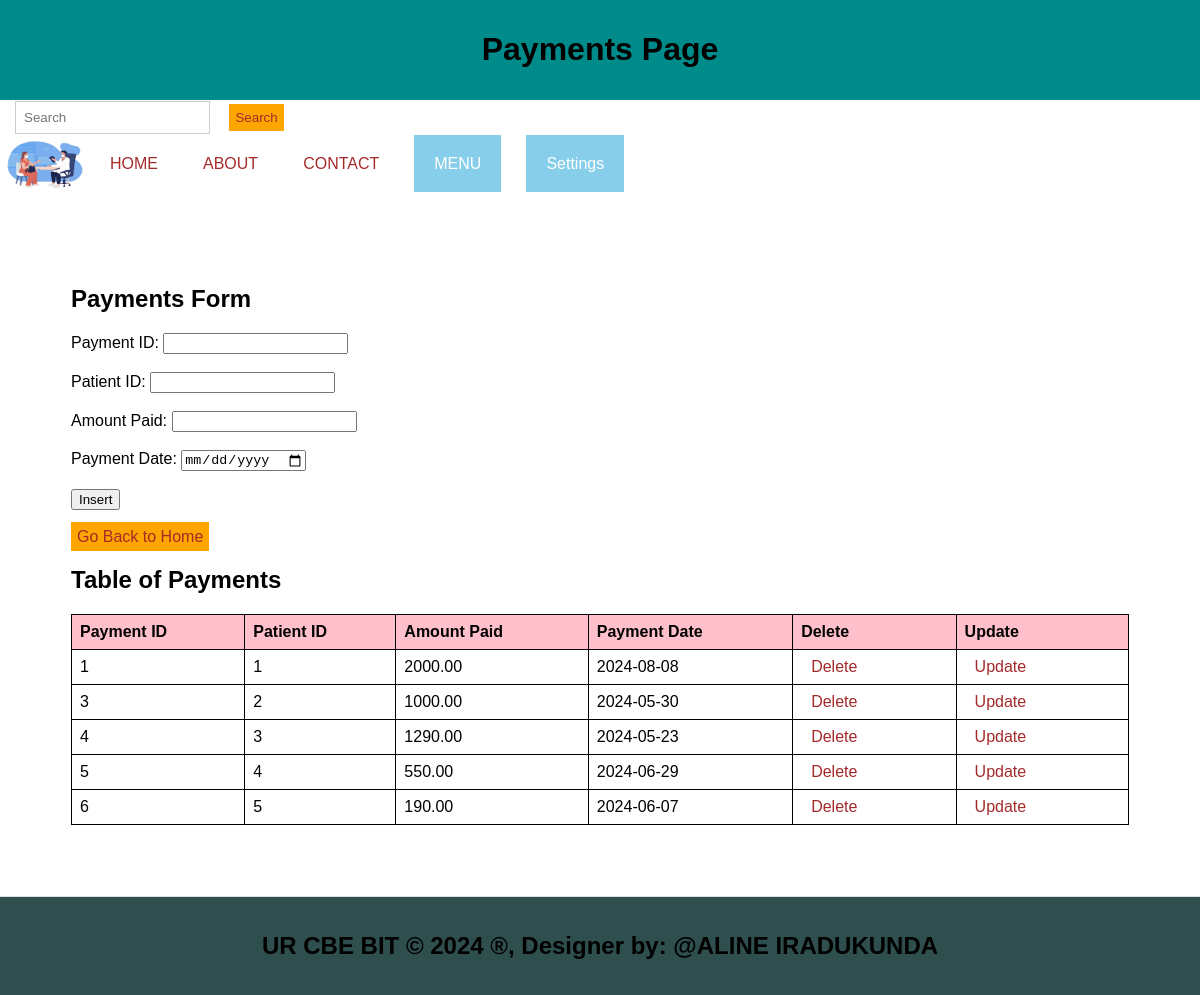
/Payment.php, run on the app's committed database.
### tables this page shows
CREATE TABLE `payments` (
  `payment_id` int(11) NOT NULL,
  `patient_id` int(11) DEFAULT NULL,
  `amount_paid` decimal(10,2) DEFAULT NULL,
  `payment_date` date DEFAULT NULL
);

### Payment.php (the view, shortened to what this page needs)
<!DOCTYPE html>
<html lang="en">
<head>
  <link rel="stylesheet" type="text/css" href="style.css" title="style 1" media="screen, tv, projection, handheld, print"/>
</head>
<body>
<header><center>
    <h1>Payments Page</h1></center>
  </header>
  <form class="d-flex" role="search" action="search.php">
      <input class="form-control me-2" type="search" placeholder="Search" aria-label="Search" name="query">
      <button class="btn btn-outline-success" type="submit">Search</button>
    </form>
  <ul>
    <li><img src="./Images/app.jpg" width="90" height="60" alt="Logo"></li>
    <li><a href="./home.html">HOME</a></li>
    <li><a href="./about.html">ABOUT</a></li>
    <li><a href="./contact.html">CONTACT</a></li>
    <li class="dropdown">
      <a href="#" style="padding: 20px; color: white; background-color: skyblue; text-decoration: none;">MENU</a>
    </li>
    <li class="dropdown">
      <a href="#" style="padding: 20px; color: white; background-color: skyblue; text-decoration: none;">Settings</a>
    </li>
  </ul>
<section>
  <h1>Payments Form</h1>
  <form method="post">
    <label for="payid">Payment ID:</label>
    <input type="number" id="payid" name="payid"><br><br>
    <label for="pid">Patient ID:</label>
    <input type="number" id="pid" name="pid"><br><br>
    <label for="ap">Amount Paid:</label>
    <input type="text" id="ap" name="ap" required><br><br>
    <label for="pdate">Payment Date:</label>
    <input type="date" id="pdate" name="pdate" required><br><br>
    <input type="submit" name="add" value="Insert"><br><br>
 <a class="button" href="./home.html">Go Back to Home</a></li>
  </form>
  <h2>Table of Payments</h2>
  <table border="1">
    <tr>
      <th>Payment ID</th>
      <th>Patient ID</th>
      <th>Amount Paid</th>
      <th>Payment Date</th>
      <th>Delete</th>
      <th>Update</th>
    </tr>
    <?php
    include('database_connection.php');
    $sql = "SELECT * FROM payments";
    $result = $connection->query($sql);
    if ($result->num_rows > 0) {
        while ($row = $result->fetch_assoc()) {
            $payid = $row['payment_id'];
            echo "<tr>
                <td>" . $row['payment_id'] . "</td>
                <td>" . $row['patient_id'] . "</td>
                <td>" . $row['amount_paid'] . "</td>
                <td>" . $row['payment_date'] . "</td>
                <td><a href='delete_Payments.php?payment_id=$payid'>Delete</a></td>
                <td><a href='update_Payments.php?payment_id=$payid'>Update</a></td>
            </tr>";
        }
    } else {
        echo "<tr><td colspan='6'>No data found</td></tr>";
    }
    ?>
  </table>
</section>
<footer>
  <center>
    <b><h2>UR CBE BIT &copy; <?php echo date("Y"); ?> &reg;, Designer by: @ALINE IRADUKUNDA</h2></b>
  </center>
</footer>
</body>
</html>

### style.css (style rules this page uses)
body { font-family: Arial, sans-serif; margin: 0; padding: 0; }
.form-control { padding: 8px; margin-left: 4px; border: 1px solid #ccc; }
.btn { padding: 6px; background-color: orange; color: brown; border: none; }
.dropdown { position: relative; display: inline; margin-right: 10px; }
body { font-family: Arial,sans-serif; margin:0; padding:0; }
header { background-color:darkgray; padding: 15px; }
.dropdown { position: right; display:right; direction:rtl; }
section { padding:20px; border-bottom: 1px solid #ddd; }
footer { text-align: center; padding: 15px; background-color:darkgray; }

### Payment.php (style rules this page uses)
body table { width: 100%; border-collapse: collapse; }
th, td { border: 1px solid black; padding: 8px; text-align: left; }
th { background-color: pink; }
a { padding: 10px; color: white; text-decoration: none; margin-right: 15px; }
a:link { color: brown; }
button.btn { margin-left: 15px; margin-top: 4px; }
input.form-control { margin-left: 15px; padding: 8px; }
section { padding: 71px; border-bottom: 1px solid #ddd; }
footer { text-align: center; padding: 15px; background-color: darkslategrey; }
header { background-color: darkcyan; padding: 10px; text-align: center; }
ul { list-style-type: none; padding: 0; margin: 0; display: flex; align-items: center; }
li { margin-right: 10px; }
li img { vertical-align: middle; }
.dropdown { position: relative; display: inline-block; }
.button { padding: 6px; background-color: orange; color: brown; border: none; }

### data on the page
payments: payment_id "1", patient "1", amount_paid "2000.00", payment_date "2024-08-08"
payments: payment_id "3", patient "2", amount_paid "1000.00", payment_date "2024-05-30"
payments: payment_id "4", patient "3", amount_paid "1290.00", payment_date "2024-05-23"
payments: payment_id "5", patient "4", amount_paid "550.00", payment_date "2024-06-29"
payments: payment_id "6", patient "5", amount_paid "190.00", payment_date "2024-06-07"
